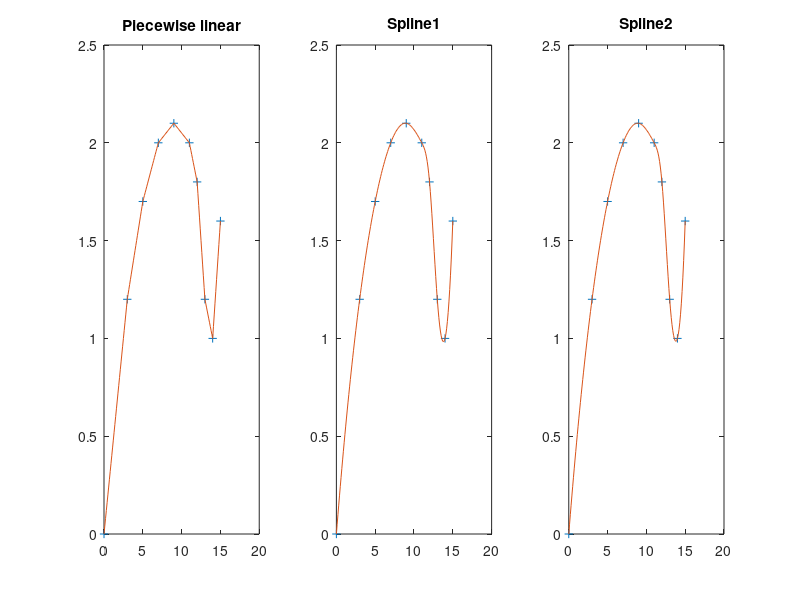

This chart was generated by the following MATLAB code:
x0=[0 3 5 7 9 11 12 13 14 15];
y0=[0 1.2 1.7 2.0 2.1 2.0 1.8 1.2 1.0 1.6];
x=0:0.1:15;
y1=interp1(x0,y0,x);
y2=interp1(x0,y0,x,'spline');
pp1=csape(x0,y0);
y3=fnval(pp1,x);
pp2=csape(x0,y0,'second');
y4=fnval(pp2,x);
[x',y1',y2',y3',y4']
subplot(1,3,1)
plot(x0,y0,'+',x,y1)
title('Piecewise linear')
subplot(1,3,2)
plot(x0,y0,'+',x,y2)
title('Spline1')
subplot(1,3,3)
plot(x0,y0,'+',x,y3)
title('Spline2')
dx=diff(x);
dy=diff(y3);
dy_dx=dy./dx;
dy_dx0=dy_dx(1)
ytemp=y3(131:151);
ymin=min(ytemp);
index=find(y3==ymin);
xmin=x(index);
[xmin,ymin]